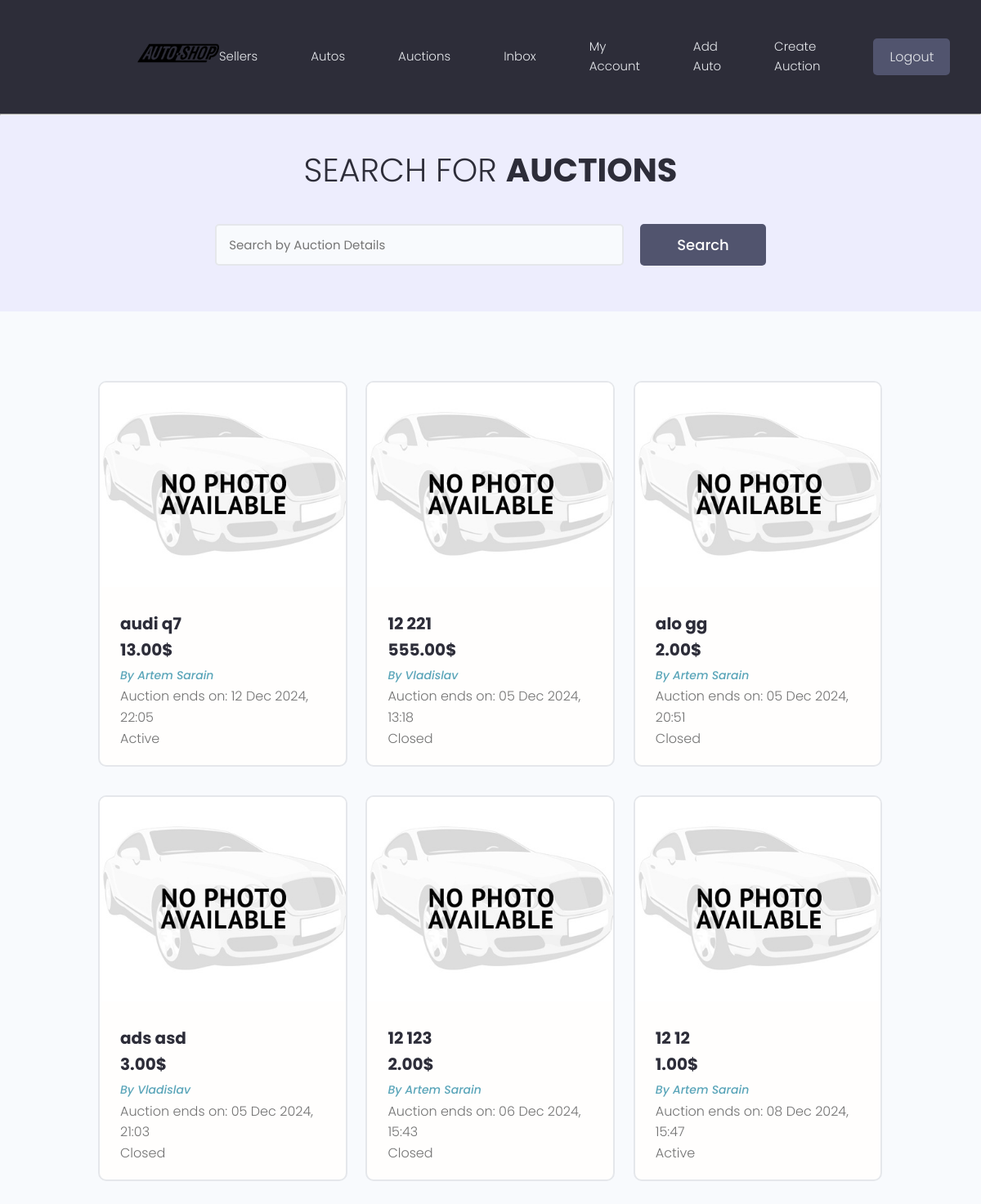
/auction/all/ (signed in), run on the app's committed database.
### auction/models.py (models this page shows, shortened)
class Auction(models.Model):
    id = models.BigAutoField(primary_key=True)
    auto = models.ForeignKey(AuctionCar, on_delete=models.CASCADE)
    start_time = models.DateTimeField(auto_now_add=True, editable=True)
    end_time = models.DateTimeField()
    start_price = models.DecimalField(max_digits=10, decimal_places=2)
    current_price = models.DecimalField(max_digits=10, decimal_places=2, default=0)
    is_active = models.BooleanField(default=True)
    owner = models.ForeignKey(Profile, null=True, blank=True, on_delete=models.CASCADE)
    like_count = models.IntegerField(default=0)
    created = models.DateTimeField(auto_now_add=True)

class AuctionCar(models.Model):
    car_brand = models.CharField(max_length=100)
    car_model = models.CharField(max_length=100)
    description = models.TextField(blank=True, null=True)
    featured_image = models.ImageField(null=True, blank=True, default="default-auto.jpg")
    owner = models.ForeignKey(Profile, on_delete=models.CASCADE)

### users/models.py (models this page shows, shortened)
class Profile(models.Model):
    id = models.BigAutoField(primary_key=True)
    user = models.OneToOneField(User, on_delete=models.CASCADE)
    name = models.CharField(max_length=50, null=True, blank=True)
    email = models.EmailField(max_length=254, default="default@example.com")
    username = models.CharField(max_length=50, null=True, blank=True)
    shortbio = models.CharField(max_length=100, null=True, blank=True)
    bio = models.TextField(null=True, blank=True)
    profile_image = models.ImageField(null=True, blank=True, default="profiles/default-user.png", upload_to='profiles/')
    location = models.CharField(max_length=200)
    social_telegram = models.CharField(max_length=500, null=True, blank=True)
    social_youtube = models.CharField(max_length=500, null=True, blank=True)
    vote_total = models.IntegerField(default=0, null=True, blank=True)
    vote_ratio = models.IntegerField(default=0, null=True, blank=True)
    created = models.DateTimeField(auto_now_add=True)

### auction/views.py (the view)
# urls.py: path('all/', views.allAuctions, name='all_auctions'),
def allAuctions(request):
    logger.info("Отримання списку всіх аукціонів.")
    auctions, search_query = searchAuction(request)
    custom_range, auctions = paginateAuctions(request, auctions, 6)
    context = {'auctions': auctions, 'custom_range': custom_range, "search_query": search_query}
    return render(request, 'auction/all_auctions.html', context)

### auction/utils.py (called while the page is built)
def searchAuction(request):
    search_query = ""
    if request.GET.get("search_query"):
        search_query = request.GET.get("search_query")
    auctions = Auction.objects.distinct().filter(
        Q(auto__car_brand__icontains=search_query) |
        Q(auto__car_model__icontains=search_query) |
        Q(owner__name__icontains=search_query)
    )
    return auctions, search_query

def paginateAuctions(request, auctions, results_per_page):
    page = request.GET.get('page')
    paginator = Paginator(auctions, results_per_page)
    try:
        auctions = paginator.page(page)
    except PageNotAnInteger:
        page = 1
        auctions = paginator.page(page)
    except EmptyPage:
        page = paginator.num_pages
        auctions = paginator.page(page)
    left_index = int(page) - 4
    if left_index < 1:
        left_index = 1
    right_index = int(page) + 5
    if right_index > paginator.num_pages:
        right_index = paginator.num_pages + 1
    custom_range = range(left_index, right_index)
    return custom_range, auctions

### auction/templates/auction/all_auctions.html (shortened to what this page needs)
{% extends 'main.html' %}
{% block content %}
<main class="projects">
    <section class="hero-section text-center">
        <div class="container container--narrow">
            <div class="hero-section__box">
                <h2>Search for <span>Auctions</span></h2>
            </div>
            <div class="hero-section__search">
                <form id="searchForm" class="form" action="{% url 'all_auctions' %}" method="get">
                    <div class="form__field">
                        <input class="input input--text" id="formInput#search" type="text" name="search_query"
                               value="{{search_query}}" placeholder="Search by Auction Details"/>
                    </div>
                    <input class="btn btn--sub btn--lg" type="submit" value="Search"/>
                </form>
            </div>
        </div>
    </section>
    <section class="projectsList">
        <div class="container">
            <div class="grid grid--three">
                {% for auction in auctions %}
                <div class="column">
                    <div class="card project">
                        <a href="{% url 'single-auction' auction.id %}" class="project">
                            <img class="project__thumbnail" src="{{ auction.auto.featured_image.url }}"
                                 alt="auction thumbnail"/>
                            <div class="card__body">
                                <h3 class="project__title">{{ auction.auto.car_brand }} {{ auction.auto.car_model }}</h3>
                                <h5 class="project__title">{{ auction.current_price }}$</h5>
                                <p><a class="project__author" href="{% url 'user-profile' auction.owner.id %}">By {{ auction.owner.name }}</a></p>
                                <p class="project__time">Auction ends on: {{ auction.end_time|date:"d M Y, H:i" }}</p>
                                <p class="project__status">
                                    {% if auction.is_active %}
                                    <span class="status active">Active</span>
                                    {% else %}
                                    <span class="status inactive">Closed</span>
                                    {% endif %}
                                </p>
                            </div>
                        </a>
                    </div>
                </div>
                {% endfor %}
            </div>
        </div>
    </section>
</main>
{% endblock content %}

### static/styles/app.css (style rules this page uses)
:root { --color-sub: #2d2d39; }
.btn--sub { background-color: var(--color-sub-light); }
.card { border: 2px solid var(--color-light); }
img { width: 100%; }
.hero-section { height: 40vh; display: flex; align-items: center; background-color: var(--color-sub); }
.hero-section__box { margin-bottom: 4rem; }
.hero-section__box > h2, .hero-section__box > h2 > span { font-size: 4rem; color: var(--color-light); line-height: 1.3; text-transform: uppercase; }
.hero-section__box > h2 { font-weight: 300; }
.hero-section__box > h2 > span { font-weight: 700; }
.hero-section__search > .form { display: flex; align-items: center; justify-content: center; gap: 2rem; }
.hero-section__search > .form input.input--text { width: 50rem; }
.project__author { font-size: 1.4rem; font-style: italic; }
.projects > .hero-section { background: var(--color-sub-lighter); height: 30vh; }
.projects .hero-section__box { margin-bottom: 2.5rem; }
.projects .hero-section__box > h2 { color: var(--color-sub); }
.projects .hero-section__box > h2 > span { font-weight: 700; color: var(--color-sub); }
.projectsList { margin-top: 8rem; }
.project__thumbnail { height: 25rem; object-fit: cover; object-position: top center; }
.project__title { font-size: 2rem; font-weight: 700; color: var(--color-sub); }

### static/uikit/styles/modules/_variables.css (style rules this page uses)
:root { --color-main: #5aa5b9; --color-main-light: #e6faff; --color-sub: #3f4156; --color-sub-light: #51546e; --color-sub-lighter: #ededfd; --color-text: #737373; --color-gray: #8b8b8b; --color-light: #e5e7eb; --color-light-gray: #767676; --color-bg: #f8fafd; --color-white: #fffefd; --color-white-light: #f3f3f3; --color-success: #359e64; --color-success-bg: #def8e8; --color-error: #fc4b0b; --color-error-bg: #fff2ee; --font-base: 'Poppins', arial, helvetica, 'Segoe UI', roboto, ubuntu, sans-serif; --font-monospace: 'Fira Code', 'Courier New', courier, monospace; --font-regular: 300; --font-medium: 500; --font-bold: 700; --generic-shadow: 1px 1px 5px #00000010; --generic-transition: all 0.3s ease-in-out; }

### static/uikit/styles/modules/_base.css (style rules this page uses)
* { margin: 0; padding: 0; box-sizing: border-box; text-rendering: optimizeLegibility; color: inherit; font-size: inherit; }
html { font-size: 50%; }
@media only screen and (min-width: 480px) { html { font-size: 56.25%; } }
@media only screen and (min-width: 1200px) { html { font-size: 62.5%; } }
body { line-height: 1.6; font-weight: 400; font-size: 1.5rem; color: var(--color-text); background-color: var(--color-bg); min-height: 100vh; }

### static/uikit/styles/modules/_typography.css (style rules this page uses)
* { font-family: var(--font-base); }
h2 { font-size: 3.6rem; font-weight: var(--font-bold); }
h3 { font-size: 3.2rem; font-weight: var(--font-medium); }
h5 { font-size: 2.4rem; font-weight: var(--font-medium); }
h5, h6 { font-weight: var(--font-regular); }
p, span, strong { font-size: 1.6rem; color: var(--color-text); font-weight: var(--font-regular); }
a { padding-bottom: 2px; text-decoration: none; display: inline-block; color: var(--color-main); font-weight: var(--font-medium); }

### static/uikit/styles/modules/_utilities.css (style rules this page uses)
.container { width: 92%; max-width: 165rem; margin: 0 auto; box-sizing: border-box; }
.container--narrow { width: 92%; max-width: 120rem; }
@media screen and (min-width: 1000px) { .container { width: 90%; } }
@media screen and (min-width: 1000px) { .container--narrow { width: 85%; } }
@media screen and (min-width: 1200px) { .container { width: 80%; } }
@media screen and (min-width: 1200px) { .container--narrow { width: 72%; } }
.text-center { text-align: center; }

### static/uikit/styles/modules/_button.css (style rules this page uses)
.btn { display: inline-block; position: relative; cursor: pointer; background-color: var(--color-light); font-weight: var(--font-medium); color: var(--color-sub); text-decoration: none; padding: 1rem 2rem; border-radius: 0.5rem; border: none; width: -webkit-fit-content; width: -moz-fit-content; width: fit-content; height: -webkit-fit-content; height: -moz-fit-content; height: fit-content; font-size: 1.6rem; outline-width: 0; outline-color: transparent; -webkit-backface-visibility: hidden; backface-visibility: hidden; transition: all 0.3s ease-in-out; }
.btn--sub { background-color: var(--color-sub); color: var(--color-white); }
.btn--lg { font-size: 1.8rem; padding: 1.2rem 4.5rem; }

### static/uikit/styles/modules/_card.css (style rules this page uses)
.card { border-radius: 1rem; background-color: var(--color-white); border: 1.5px solid var(--color-light); width: auto; height: auto; margin-top: 0.5rem; margin-bottom: 0.5rem; overflow: hidden; }
.card__body, .card__header { padding: 2rem 2.5rem; }

### data on the page
Auction: auto.featured_image (placeholder picture), auto.car_brand "audi", auto.car_model "q7", current_price "13.00", owner.name "Artem Sarain", end_time "12 Dec 2024, 22:05", is_active "Active"
Auction: auto.featured_image (placeholder picture), auto.car_brand "12", auto.car_model "221", current_price "555.00", owner.name "Vladislav", end_time "05 Dec 2024, 13:18", is_active "Closed"
Auction: auto.featured_image (placeholder picture), auto.car_brand "alo", auto.car_model "gg", current_price "2.00", owner.name "Artem Sarain", end_time "05 Dec 2024, 20:51", is_active "Closed"
Auction: auto.featured_image (placeholder picture), auto.car_brand "ads", auto.car_model "asd", current_price "3.00", owner.name "Vladislav", end_time "05 Dec 2024, 21:03", is_active "Closed"
Auction: auto.featured_image (placeholder picture), auto.car_brand "12", auto.car_model "123", current_price "2.00", owner.name "Artem Sarain", end_time "06 Dec 2024, 15:43", is_active "Closed"
Auction: auto.featured_image (placeholder picture), auto.car_brand "12", auto.car_model "12", current_price "1.00", owner.name "Artem Sarain", end_time "08 Dec 2024, 15:47", is_active "Active"
